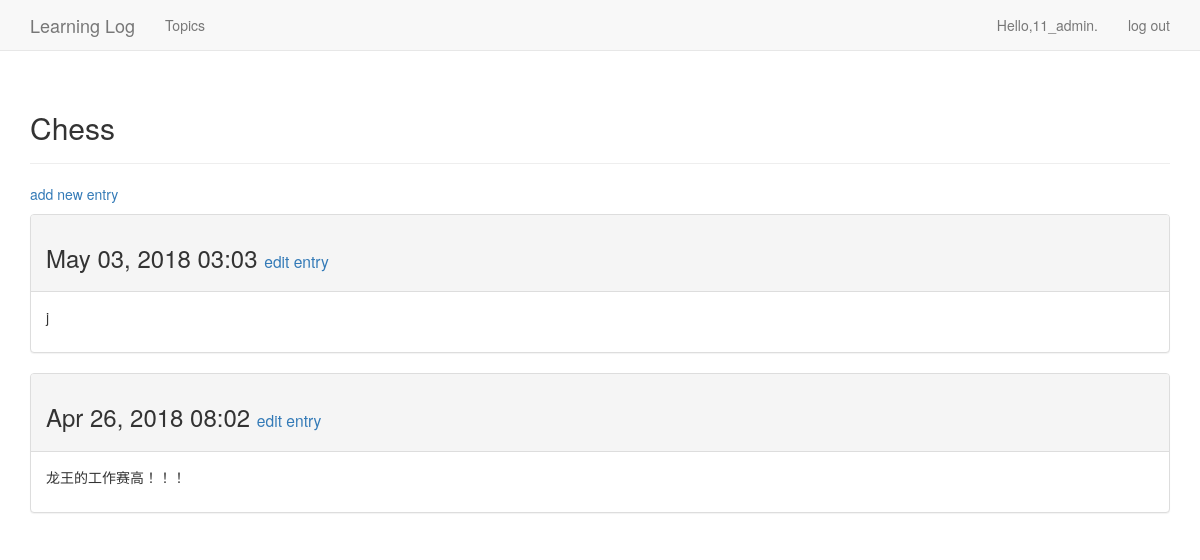
Page /topics/1 (signed in) on the earlier database version.
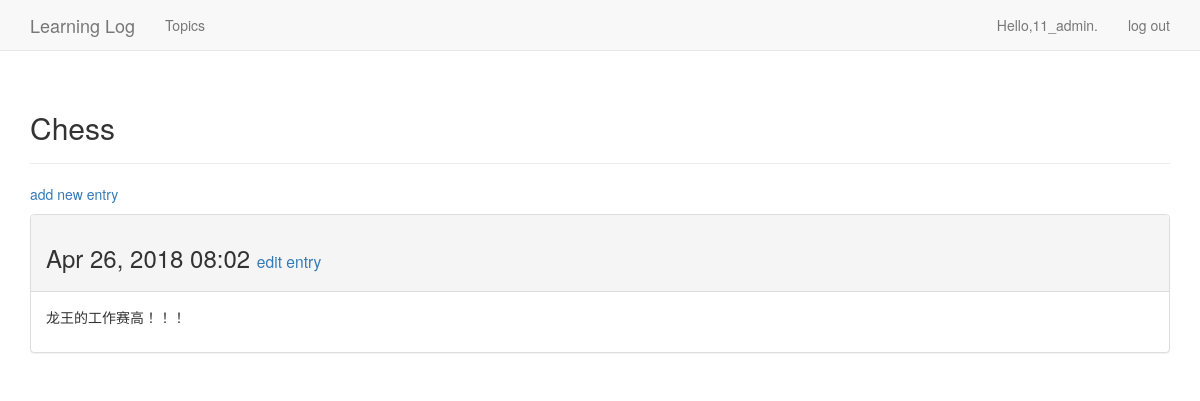
Same page on the later database version.
### learning_logs/models.py (models this page shows, shortened)
class Topic(models.Model):
    text = models.CharField(max_length=200)
    date_added = models.DateTimeField(auto_now_add=True)
    owner = models.ForeignKey(User, on_delete=models.CASCADE)
    def __str__(self):
        return self.text

class Entry(models.Model):
    topic = models.ForeignKey(Topic, on_delete=models.CASCADE)
    text = models.TextField()
    date_added = models.DateTimeField(auto_now_add=True)    # date_added让我们能够
    class Meta:
        verbose_name_plural = 'entries'

### learning_logs/views.py (the view)
# urls.py: url(r'^topics/(?P<topic_id>\d+)$', views.topic, name='topic'),
@login_required
def topic(request, topic_id):
    topic = Topic.objects.get(id=topic_id)
    check_topic_owner(request, topic)
    entries = topic.entry_set.order_by('-date_added')
    context = {'topic': topic, 'entries': entries}
    return render(request, 'learning_logs/topic.html', context)

### learning_logs/views.py (called while the page is built)
def check_topic_owner(request, topic):
    if topic.owner != request.user:
        raise Http404

### learning_logs/templates/learning_logs/topic.html
{% extends "learning_logs/base.html" %}
{% block header %}
  <h2>{{ topic }}</h2>
{% endblock header %}
{% block content %}
  <p>
    <a href="{% url 'learning_logs:new_entry' topic.id %}">add new entry</a>
  </p>
  {% for entry in entries %}
    <div class="panel panel-default">
      <div class="panel-heading">
        <h3>
          {{ entry.date_added|date:'M d, Y H:i' }}
          <small>
            <a href="{% url 'learning_logs:edit_entry' entry.id %}">edit entry</a>
          </small>
        </h3>
      </div>
      <div class="panel-body">
        {{ entry.text|linebreaks }}
      </div>
    </div>
  {% empty %}
    There are no entries for this topic yet.
  {% endfor %}
{% endblock content %}

### learning_logs/templates/learning_logs/base.html (shortened to what this page needs)
{% load bootstrap3 %}
<!DOCTYPE html>
<html lang="en">
  <head>
    {% bootstrap_css %}
  </head>
  <body>
    <nav class="navbar navbar-default navbar-static-top">
      <div class="container">
        <div class="navbar-header">
	  <a class="navbar-brand" href="{% url 'learning_logs:index' %}">
	      Learning Log</a>
        </div>
        <div id="navbar" class="navbar-collapse collapse">
          <ul class="nav navbar-nav">
            <li><a href="{% url 'learning_logs:topics' %}">Topics</a></li>
          </ul>
          <ul class="nav navbar-nav navbar-right">
            {% if user.is_authenticated %}
              <li><a>Hello,{{ user.username }}.</a></li>
              <li><a href="{% url 'users:logout' %}">log out</a></li>
            {% else %}
              <li><a href="{% url 'users:register' %}">register</a></li>
              <li><a href="{% url 'users:login' %}">log in</a></li>
	    {% endif %}
          </ul>
        </div>
      </div>
    </nav>
    <div class="container">
      <div class="page-header">
        {% block header %}{% endblock header %}
      </div>
      <div>
        {% block content %}{% endblock content %}
      </div>
    </div>
  </body>
</html>

Differences in the rows shown:
removed Entry: date_added "May 03, 2018 03:03", text "j"
